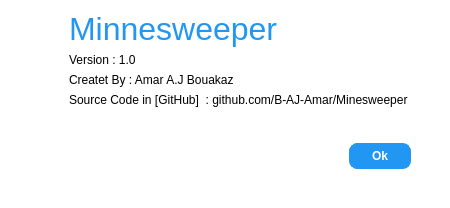
<?xml version="1.0" encoding="UTF-8"?>
<ui version="4.0">
 <class>Dialog</class>
 <widget class="QDialog" name="Dialog">
  <property name="geometry">
   <rect>
    <x>0</x>
    <y>0</y>
    <width>450</width>
    <height>208</height>
   </rect>
  </property>
  <property name="minimumSize">
   <size>
    <width>450</width>
    <height>208</height>
   </size>
  </property>
  <property name="maximumSize">
   <size>
    <width>450</width>
    <height>208</height>
   </size>
  </property>
  <property name="windowTitle">
   <string>Dialog</string>
  </property>
  <property name="styleSheet">
   <string notr="true">QDialog{
  background-color: #fff;
  color: #fff;
}
QPushButton{
  background-color: #fff;
  color: #fff;
 border:0px;
}</string>
  </property>
  <layout class="QHBoxLayout" name="horizontalLayout">
   <item>
    <layout class="QGridLayout" name="gridLayout_2">
     <item row="0" column="0">
      <widget class="QPushButton" name="pushButton">
       <property name="text">
        <string/>
       </property>
       <property name="icon">
        <iconset>
         <normaloff>icons/info/information.png</normaloff>icons/info/information.png</iconset>
       </property>
       <property name="iconSize">
        <size>
         <width>50</width>
         <height>50</height>
        </size>
       </property>
      </widget>
     </item>
     <item row="0" column="2">
      <widget class="QLabel" name="l1">
       <property name="font">
        <font>
         <pointsize>24</pointsize>
        </font>
       </property>
       <property name="styleSheet">
        <string notr="true">#l1{
color: #2196F3;
}</string>
       </property>
       <property name="text">
        <string>Minnesweeper</string>
       </property>
      </widget>
     </item>
     <item row="1" column="2">
      <widget class="QLabel" name="label_2">
       <property name="text">
        <string>Version : 1.0</string>
       </property>
      </widget>
     </item>
     <item row="6" column="2">
      <spacer name="verticalSpacer">
       <property name="orientation">
        <enum>Qt::Vertical</enum>
       </property>
       <property name="sizeHint" stdset="0">
        <size>
         <width>20</width>
         <height>40</height>
        </size>
       </property>
      </spacer>
     </item>
     <item row="0" column="1">
      <widget class="QLabel" name="label_5">
       <property name="text">
        <string>    </string>
       </property>
      </widget>
     </item>
     <item row="3" column="2">
      <widget class="QLabel" name="label_4">
       <property name="text">
        <string>Source Code in [GitHub]  : github.com/B-AJ-Amar/Minesweeper </string>
       </property>
      </widget>
     </item>
     <item row="4" column="2">
      <widget class="QLabel" name="label_6">
       <property name="text">
        <string/>
       </property>
      </widget>
     </item>
     <item row="5" column="2" alignment="Qt::AlignRight">
      <widget class="QPushButton" name="ok">
       <property name="styleSheet">
        <string notr="true">

QPushButton {
  background-color: #2196F3;
  color: #fff;
  font-weight: 600;
  border-radius: 8px;
  border: 1px solid #2196F3;
  padding: 5px 15px;
  margin-top: 10px;
  outline: 0px;
}
QPushButton:hover {
  background-color: #0d6efd;
  border: 3px solid #9ac3fe;
}</string>
       </property>
       <property name="text">
        <string>  Ok  </string>
       </property>
      </widget>
     </item>
     <item row="2" column="2">
      <widget class="QLabel" name="label_3">
       <property name="text">
        <string>Createt By : Amar A.J Bouakaz</string>
       </property>
      </widget>
     </item>
     <item row="0" column="3">
      <spacer name="horizontalSpacer">
       <property name="orientation">
        <enum>Qt::Horizontal</enum>
       </property>
       <property name="sizeHint" stdset="0">
        <size>
         <width>40</width>
         <height>20</height>
        </size>
       </property>
      </spacer>
     </item>
    </layout>
   </item>
  </layout>
 </widget>
 <resources/>
 <connections/>
</ui>
